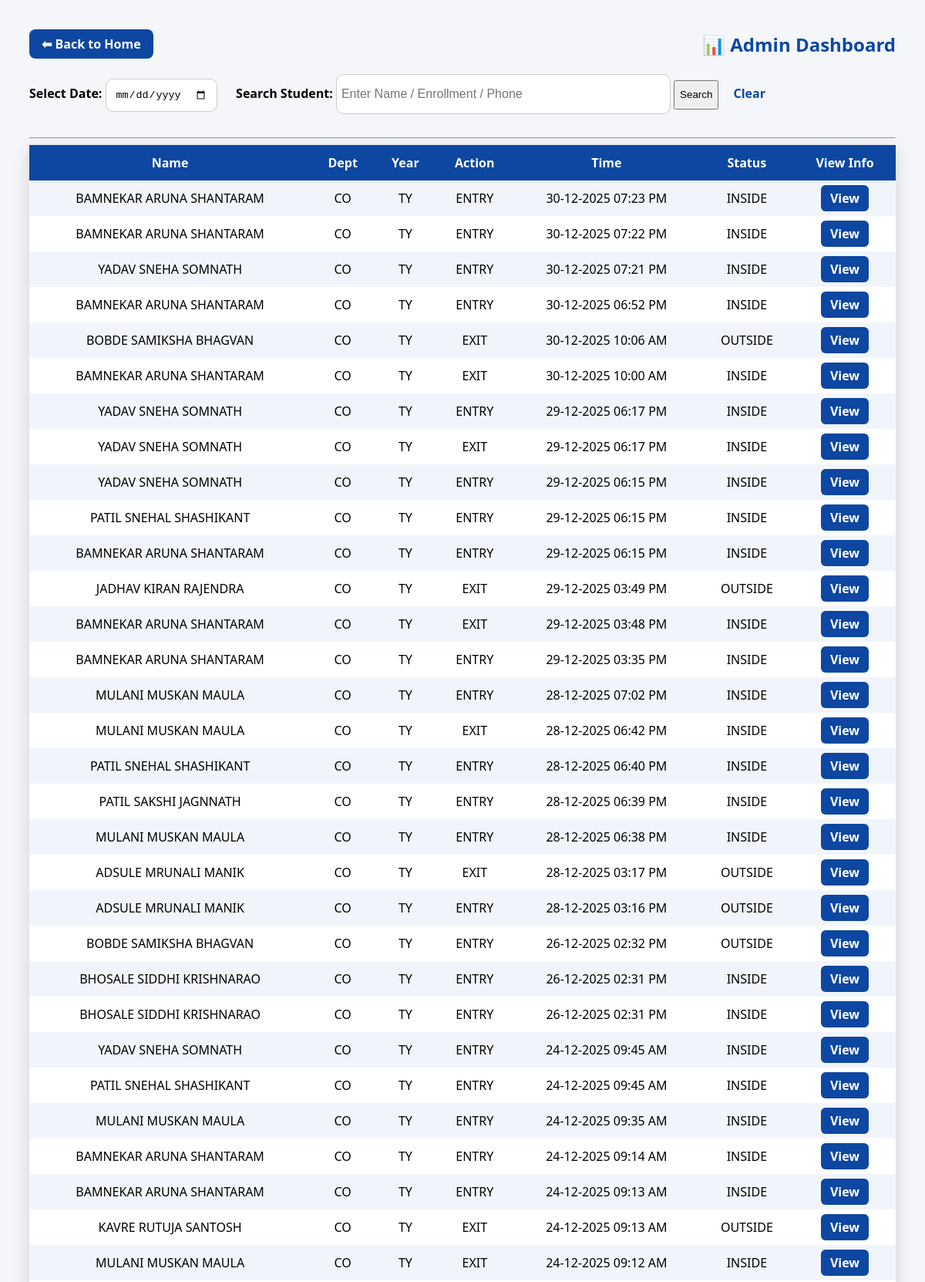
/dashboard (upper part), run on the app's committed database.
### tables this page shows
CREATE TABLE GateLogs(
        id INTEGER PRIMARY KEY AUTOINCREMENT,
        enrollment TEXT,
        name TEXT,
        department TEXT,
        year TEXT,
        phone TEXT,
        action TEXT,
        timestamp TEXT
    );

CREATE TABLE Status(
        enrollment TEXT PRIMARY KEY,
        current_status TEXT,
        last_time TEXT
    );

### app.py (the view, shortened to what this page needs)
@app.route("/dashboard")
def dashboard():
    selected_date = request.args.get("date")
    search = request.args.get("search", "").strip()
    con = sqlite3.connect(DB_PATH)
    con.row_factory = sqlite3.Row
    query = """
    SELECT g.*, s.current_status
    FROM GateLogs g
    LEFT JOIN Status s ON g.enrollment = s.enrollment
    WHERE 1=1
    """
    params = []
    if selected_date:
        d = datetime.strptime(selected_date, "%Y-%m-%d").strftime("%d-%m-%Y")
        query += " AND g.timestamp LIKE ?"
        params.append(f"{d}%")
    query += " ORDER BY g.id DESC"
    logs = con.execute(query, params).fetchall()
    con.close()
    return render_template(
        "dashboard.html",
        logs=logs,
        selected_date=selected_date
    )

### templates/dashboard.html (shortened to what this page needs)
<!DOCTYPE html>
<html>
<head>
</head>
<body>
<div class="top-bar">
    <a href="/" class="back-btn">⬅ Back to Home</a>
    <h2>📊 Admin Dashboard</h2>
</div>
<form method="get" action="/dashboard" style="margin-bottom:15px;">
    <label><b>Select Date:</b></label>
    <input type="date" name="date" value="{{ selected_date }}">
    <label style="margin-left:20px;"><b>Search Student:</b></label>
    <input type="text"
           name="search"
           placeholder="Enter Name / Enrollment / Phone"
           value="{{ request.args.get('search','') }}"
           style="width:420px; height:38px; font-size:16px; padding:6px;">
    <button type="submit" style="height:38px;">Search</button>
    <a href="/dashboard" style="margin-left:15px;">Clear</a>
</form>
<hr>
<table>
<tr>
    <th>Name</th>
    <th>Dept</th>
    <th>Year</th>
    <th>Action</th>
    <th>Time</th>
    <th>Status</th>
    <th>View Info</th>
</tr>
{% for l in logs %}
<tr>
    <td>{{l.name}}</td>
    <td>{{l.department}}</td>
    <td>{{l.year}}</td>
    <td>{{l.action}}</td>
    <td>{{l.timestamp}}</td>
    <td>{{l.current_status}}</td>
    <td>
    <a href="/student/{{ l.enrollment }}"
       style="background:#0d47a1;color:white;
              padding:6px 12px;border-radius:6px;
              text-decoration:none;">
        View
    </a>
</td>
</tr>
{% endfor %}
</table>
</body>
</html>

### templates/dashboard.html (style rules this page uses)
body { font-family:'Segoe UI'; background:#f4f6f9; padding:30px; }
.top-bar { display:flex; align-items:center; justify-content:space-between; margin-bottom:20px; }
h2 { color:#0d47a1; margin:0; }
.back-btn { background:#0d47a1; color:white; padding:8px 16px; border-radius:8px; text-decoration:none; font-weight:bold; }
input { padding:12px; border-radius:10px; border:1px solid #ccc; margin-bottom:15px; }
table { width:100%; border-collapse:collapse; background:white; box-shadow:0 5px 20px rgba(0,0,0,0.15); }
th,td { padding:12px; text-align:center; }
th { background:#0d47a1; color:white; }
tr:nth-child(even) { background:#f1f5fb; }
a { color:#0d47a1; font-weight:bold; text-decoration:none; }

### data on the page
GateLogs: name "BAMNEKAR ARUNA SHANTARAM", department "CO", year "TY", action "ENTRY", timestamp "30-12-2025 07:23 PM", current_status "INSIDE"
GateLogs: name "BAMNEKAR ARUNA SHANTARAM", department "CO", year "TY", action "ENTRY", timestamp "30-12-2025 07:22 PM", current_status "INSIDE"
GateLogs: name "YADAV SNEHA SOMNATH", department "CO", year "TY", action "ENTRY", timestamp "30-12-2025 07:21 PM", current_status "INSIDE"
GateLogs: name "BAMNEKAR ARUNA SHANTARAM", department "CO", year "TY", action "ENTRY", timestamp "30-12-2025 06:52 PM", current_status "INSIDE"
GateLogs: name "BOBDE SAMIKSHA BHAGVAN", department "CO", year "TY", action "EXIT", timestamp "30-12-2025 10:06 AM", current_status "OUTSIDE"
GateLogs: name "BAMNEKAR ARUNA SHANTARAM", department "CO", year "TY", action "EXIT", timestamp "30-12-2025 10:00 AM", current_status "INSIDE"
GateLogs: name "YADAV SNEHA SOMNATH", department "CO", year "TY", action "ENTRY", timestamp "29-12-2025 06:17 PM", current_status "INSIDE"
GateLogs: name "YADAV SNEHA SOMNATH", department "CO", year "TY", action "EXIT", timestamp "29-12-2025 06:17 PM", current_status "INSIDE"
GateLogs: name "YADAV SNEHA SOMNATH", department "CO", year "TY", action "ENTRY", timestamp "29-12-2025 06:15 PM", current_status "INSIDE"
GateLogs: name "PATIL SNEHAL SHASHIKANT", department "CO", year "TY", action "ENTRY", timestamp "29-12-2025 06:15 PM", current_status "INSIDE"
GateLogs: name "BAMNEKAR ARUNA SHANTARAM", department "CO", year "TY", action "ENTRY", timestamp "29-12-2025 06:15 PM", current_status "INSIDE"
GateLogs: name "JADHAV KIRAN RAJENDRA", department "CO", year "TY", action "EXIT", timestamp "29-12-2025 03:49 PM", current_status "OUTSIDE"
GateLogs: name "BAMNEKAR ARUNA SHANTARAM", department "CO", year "TY", action "EXIT", timestamp "29-12-2025 03:48 PM", current_status "INSIDE"
GateLogs: name "BAMNEKAR ARUNA SHANTARAM", department "CO", year "TY", action "ENTRY", timestamp "29-12-2025 03:35 PM", current_status "INSIDE"
GateLogs: name "MULANI MUSKAN MAULA", department "CO", year "TY", action "ENTRY", timestamp "28-12-2025 07:02 PM", current_status "INSIDE"
GateLogs: name "MULANI MUSKAN MAULA", department "CO", year "TY", action "EXIT", timestamp "28-12-2025 06:42 PM", current_status "INSIDE"
GateLogs: name "PATIL SNEHAL SHASHIKANT", department "CO", year "TY", action "ENTRY", timestamp "28-12-2025 06:40 PM", current_status "INSIDE"
GateLogs: name "PATIL SAKSHI JAGNNATH", department "CO", year "TY", action "ENTRY", timestamp "28-12-2025 06:39 PM", current_status "INSIDE"
GateLogs: name "MULANI MUSKAN MAULA", department "CO", year "TY", action "ENTRY", timestamp "28-12-2025 06:38 PM", current_status "INSIDE"
GateLogs: name "ADSULE MRUNALI MANIK", department "CO", year "TY", action "EXIT", timestamp "28-12-2025 03:17 PM", current_status "OUTSIDE"
GateLogs: name "ADSULE MRUNALI MANIK", department "CO", year "TY", action "ENTRY", timestamp "28-12-2025 03:16 PM", current_status "OUTSIDE"
GateLogs: name "BOBDE SAMIKSHA BHAGVAN", department "CO", year "TY", action "ENTRY", timestamp "26-12-2025 02:32 PM", current_status "OUTSIDE"
GateLogs: name "BHOSALE SIDDHI KRISHNARAO", department "CO", year "TY", action "ENTRY", timestamp "26-12-2025 02:31 PM", current_status "INSIDE"
GateLogs: name "BHOSALE SIDDHI KRISHNARAO", department "CO", year "TY", action "ENTRY", timestamp "26-12-2025 02:31 PM", current_status "INSIDE"
GateLogs: name "YADAV SNEHA SOMNATH", department "CO", year "TY", action "ENTRY", timestamp "24-12-2025 09:45 AM", current_status "INSIDE"
GateLogs: name "PATIL SNEHAL SHASHIKANT", department "CO", year "TY", action "ENTRY", timestamp "24-12-2025 09:45 AM", current_status "INSIDE"
GateLogs: name "MULANI MUSKAN MAULA", department "CO", year "TY", action "ENTRY", timestamp "24-12-2025 09:35 AM", current_status "INSIDE"
GateLogs: name "BAMNEKAR ARUNA SHANTARAM", department "CO", year "TY", action "ENTRY", timestamp "24-12-2025 09:14 AM", current_status "INSIDE"
GateLogs: name "BAMNEKAR ARUNA SHANTARAM", department "CO", year "TY", action "ENTRY", timestamp "24-12-2025 09:13 AM", current_status "INSIDE"
GateLogs: name "KAVRE RUTUJA SANTOSH", department "CO", year "TY", action "EXIT", timestamp "24-12-2025 09:13 AM", current_status "OUTSIDE"
GateLogs: name "MULANI MUSKAN MAULA", department "CO", year "TY", action "EXIT", timestamp "24-12-2025 09:12 AM", current_status "INSIDE"
